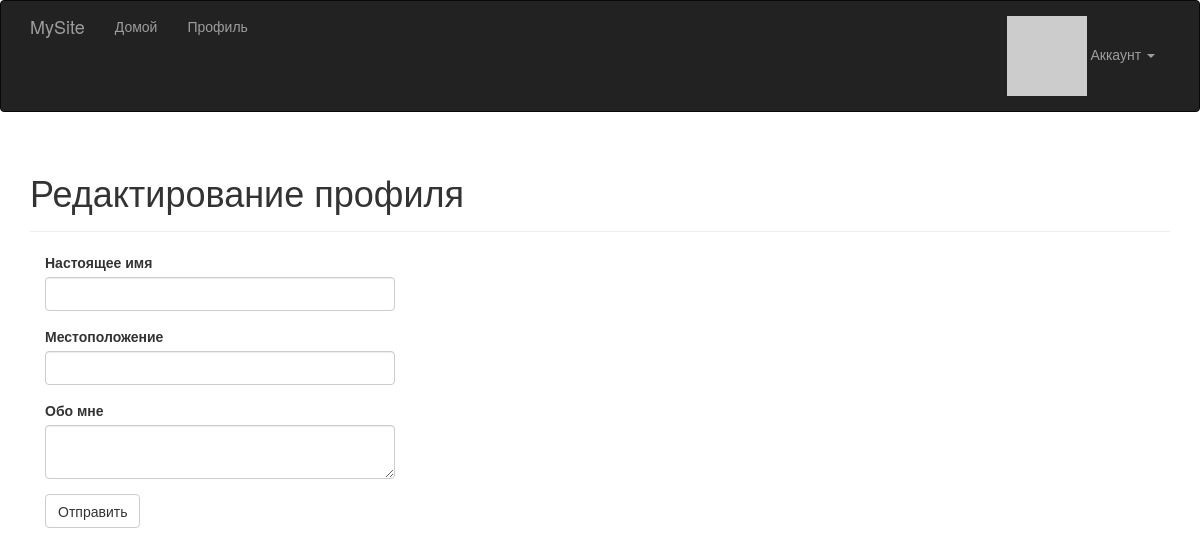
The page /edit-profile (signed in) on the database as committed earlier.
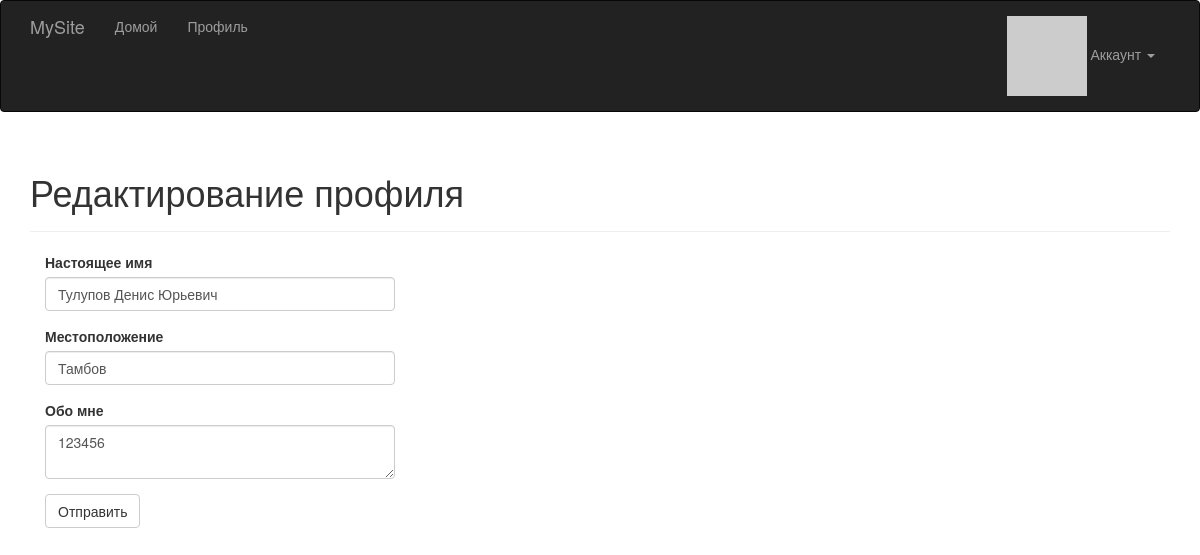
The same page on the database as committed later.
### app/models.py (models this page shows, shortened)
class User(UserMixin, db.Model):
    __tablename__ = 'users'
    id = db.Column(db.Integer, primary_key=True)
    email = db.Column(db.String(64), unique=True, index=True)
    username = db.Column(db.String(64), unique=True, index=True)
    role_id = db.Column(db.Integer, db.ForeignKey('roles.id'))
    password_hash = db.Column(db.String(128))
    confirmed = db.Column(db.Boolean, default=False)
    name = db.Column(db.String(64))
    location = db.Column(db.String(64))
    about_me = db.Column(db.Text())
    member_since = db.Column(db.DateTime(), default=datetime.utcnow)
    last_seen = db.Column(db.DateTime(), default=datetime.utcnow)
    avatar_hash = db.Column(db.String(32))
    posts = db.relationship('Post', backref='author', lazy='dynamic')
    @property
    def password(self):
        raise AttributeError('password is not a readable attribute')
    def ping(self):
        self.last_seen = datetime.utcnow()
        db.session.add(self)
    def gravatar(self, size=100, default='identicon', rating='g'):
        url = 'https://secure.gravatar.com/avatar'
        hash = self.avatar_hash or self.gravatar_hash()
        return '{url}/{hash}?s={size}&d={default}&r={rating}'.format(
            url=url, hash=hash, size=size, default=default, rating=rating)

### app/main/views.py (the view, shortened to what this page needs)
@main.route('/edit-profile', methods=['GET', 'POST'])
@login_required
def edit_profile():
    form = EditProfileForm()
    form.name.data = current_user.name
    form.location.data = current_user.location
    form.about_me.data = current_user.about_me
    return render_template('edit_profile.html', form=form)

### app/main/forms.py
class EditProfileForm(FlaskForm):
    name = StringField('Настоящее имя', validators=[Length(0, 64)])
    location = StringField('Местоположение', validators=[Length(0, 64)])
    about_me = TextAreaField('Обо мне')
    submit = SubmitField('Отправить')

### app/auth/views.py (called while the page is built)
@auth.before_app_request
def before_request():
    if current_user.is_authenticated:
        current_user.ping()
        if not current_user.confirmed \
                and request.endpoint \
                and request.blueprint != 'auth' \
                and request.endpoint != 'static':
            return redirect(url_for('auth.unconfirmed'))

### app/main/__init__.py (called while the page is built)
@main.app_context_processor
def inject_permissions():
    return dict(Permission=Permission)

### app/models.py (called while the page is built)
@login_manager.user_loader
def load_user(user_id):
    return User.query.get(int(user_id))

### app/templates/edit_profile.html (shortened to what this page needs)
{% extends "base.html" %}
{% import "bootstrap/wtf.html" as wtf %}
{% block page_content %}
<div class="page-header">
    <h1>Редактирование профиля</h1>
</div>
<div class="col-md-4">
    {{ wtf.quick_form(form) }}
</div>
{% endblock %}

Rows that differ between the two databases and show on the page:
now on this page (row edited): User: name "Тулупов Денис Юрьевич", location "Тамбов", about_me "123456"
